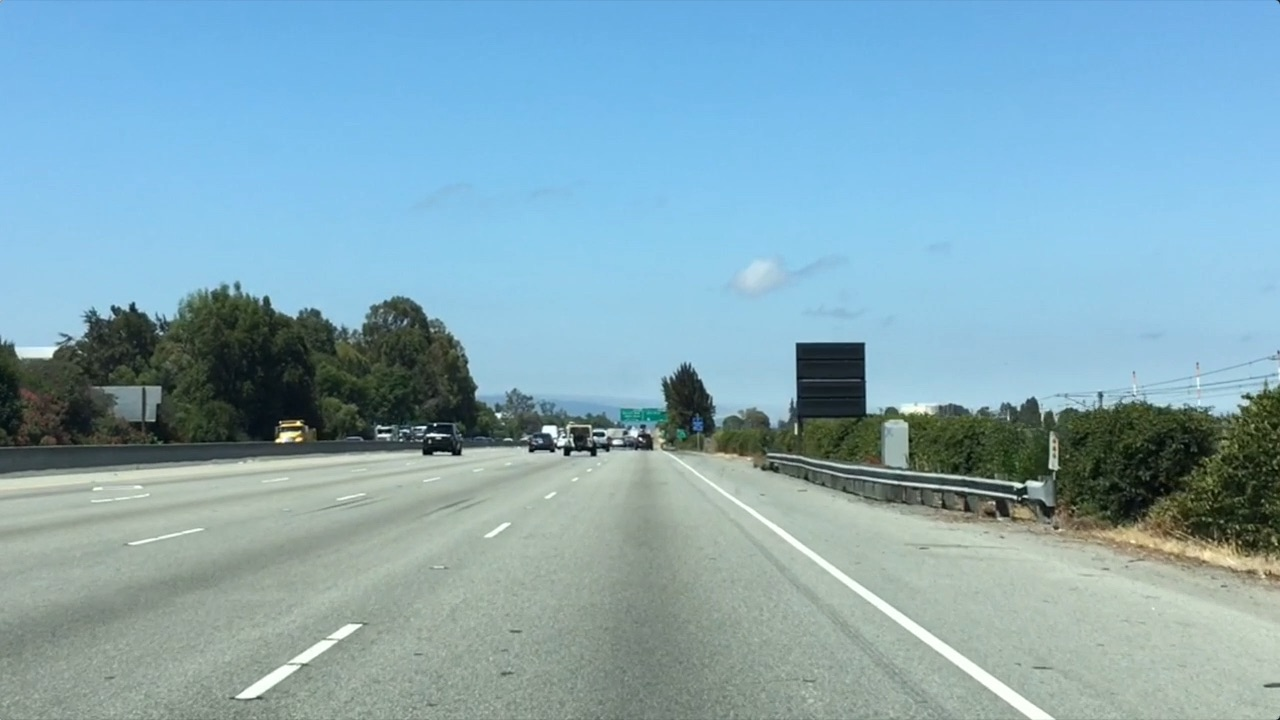
#> input picture 1-Computervision/4.houghspace/test.jpg, 1280 x 720 px
$ python hough.py
#> lines starting #> are read from the running program, lines starting #| are printed output that depends on the picture
# Do relevant imports
import matplotlib.pyplot as plt
import matplotlib.image as mpimg
import numpy as np
import cv2

# Read in and grayscale the image
image = mpimg.imread('test.jpg')
#> image is the input picture: shape (720, 1280, 3); mean R, G, B 132, 168.5, 182.1
gray = cv2.cvtColor(image,cv2.COLOR_RGB2GRAY)
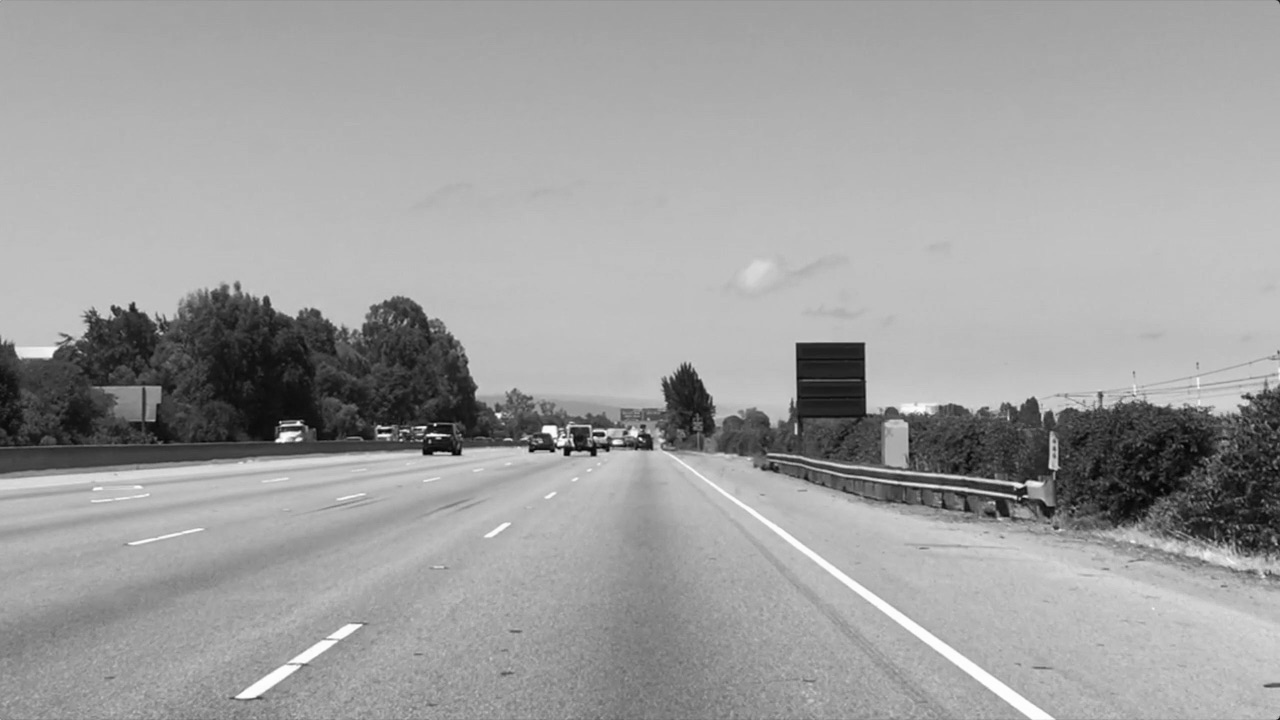
#> gray: shape (720, 1280); min 3, max 254, mean 159.1

# Define a kernel size and apply Gaussian smoothing
kernel_size = 5
blur_gray = cv2.GaussianBlur(gray,(kernel_size, kernel_size),0)

# Define our parameters for Canny and apply
low_threshold = 50
high_threshold = 150
masked_edges = cv2.Canny(blur_gray, low_threshold, high_threshold)
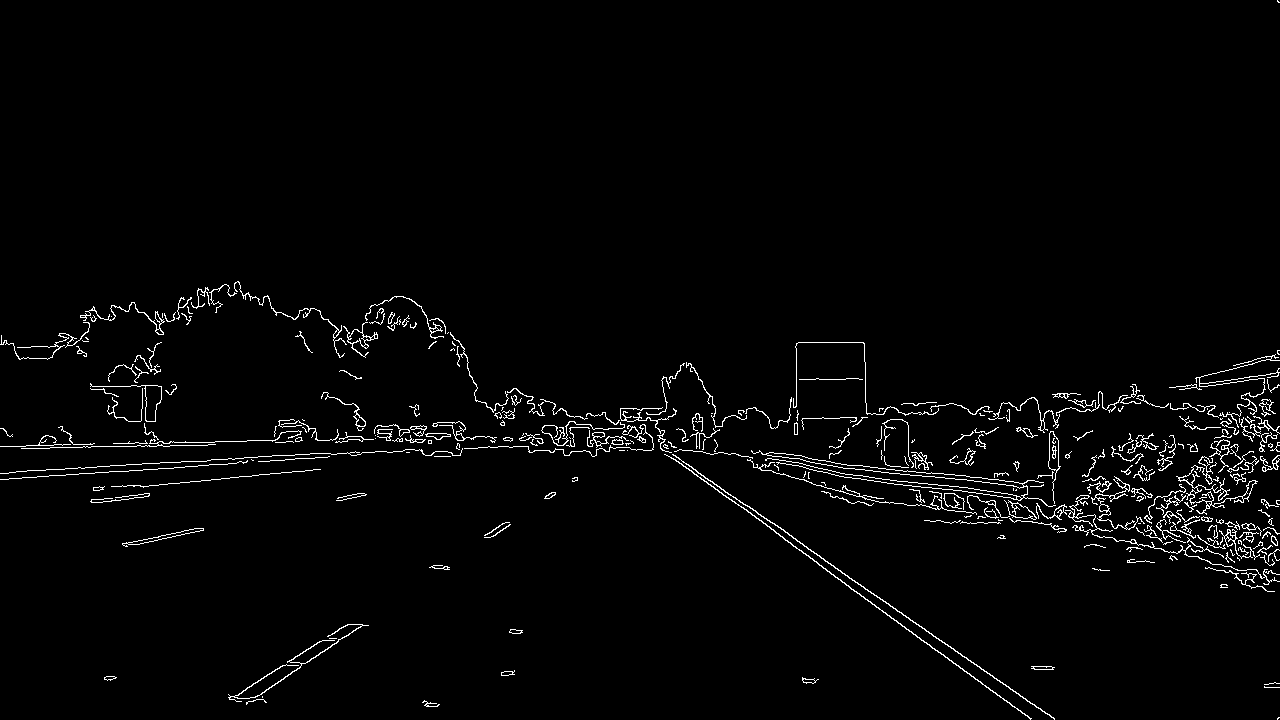
#> masked_edges: shape (720, 1280); 2.2% white in thin lines or dots

# Define the Hough transform parameters
# Make a blank the same size as our image to draw on
rho = 1
theta = np.pi/180
threshold = 1
min_line_length = 10
max_line_gap = 1
line_image = np.copy(image)*0 #creating a blank to draw lines on
#> line_image: shape (720, 1280, 3); every value is 0

# Run Hough on edge detected image
lines = cv2.HoughLinesP(masked_edges, rho, theta, threshold, np.array([]),
                            min_line_length, max_line_gap)
#> lines = 166 rows, first 6: [27, 448, 45, 448], [992, 483, 1007, 485], [710, 480, 730, 495], [1091, 458, 1104, 456], [110, 471, 124, 471], [810, 466, 820, 468]

# Iterate over the output "lines" and draw lines on the blank
for line in lines:
    for x1,y1,x2,y2 in line:
        cv2.line(line_image,(x1,y1),(x2,y2),(255,0,0),10)
#> this loop made 166 passes
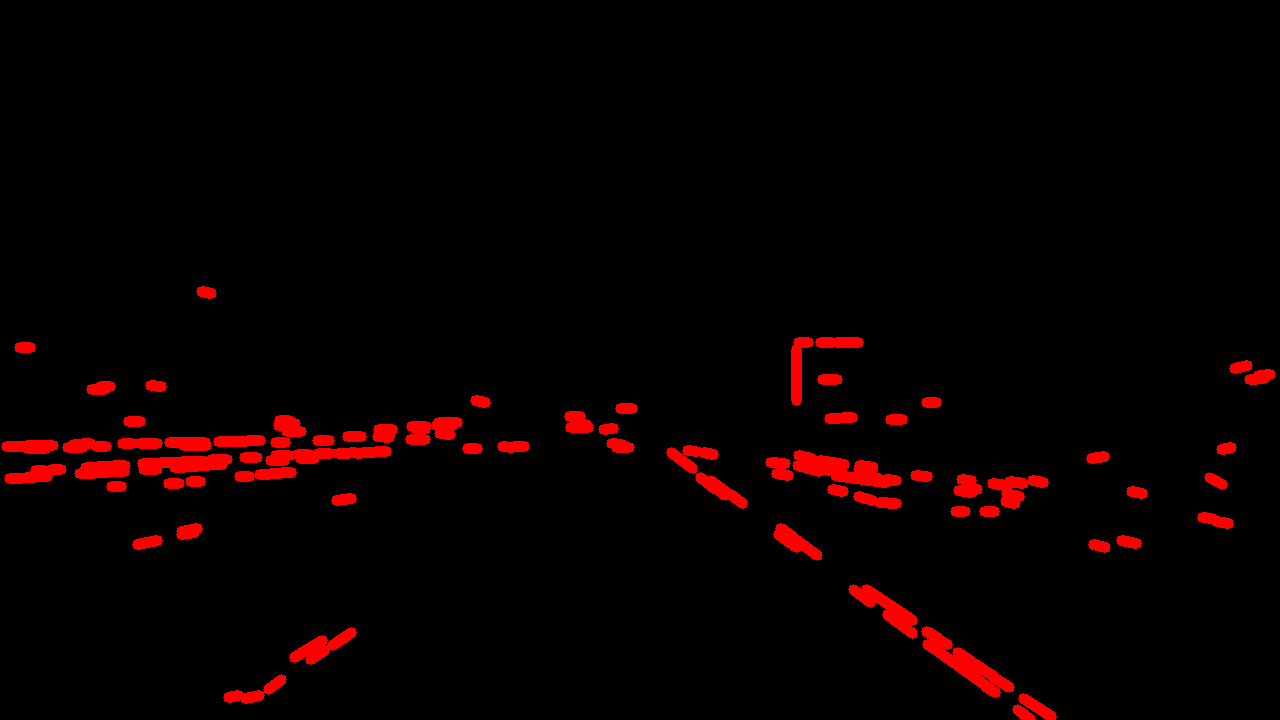
#> line_image: shape (720, 1280, 3); mean R, G, B 9.2, 0, 0

# Create a "color" binary image to combine with line image
color_edges = np.dstack((masked_edges, masked_edges, masked_edges))
#> color_edges: shape (720, 1280, 3); 2.2% white in thin lines or dots

# Draw the lines on the edge image
combo = cv2.addWeighted(color_edges, 0.8, line_image, 1, 0)
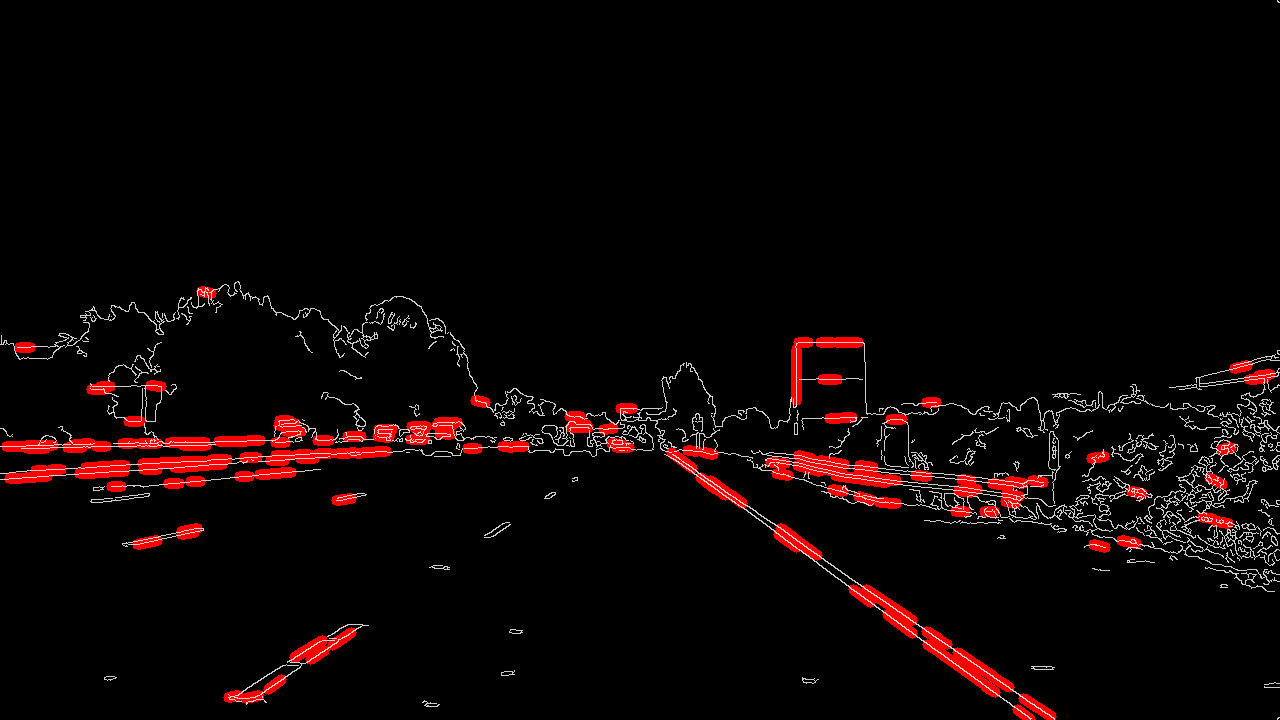
#> combo: shape (720, 1280, 3); mean of channels 0, 1, 2 12.6, 4.5, 4.5; drawn as R, G, B
plt.imshow(combo)
plt.show();
